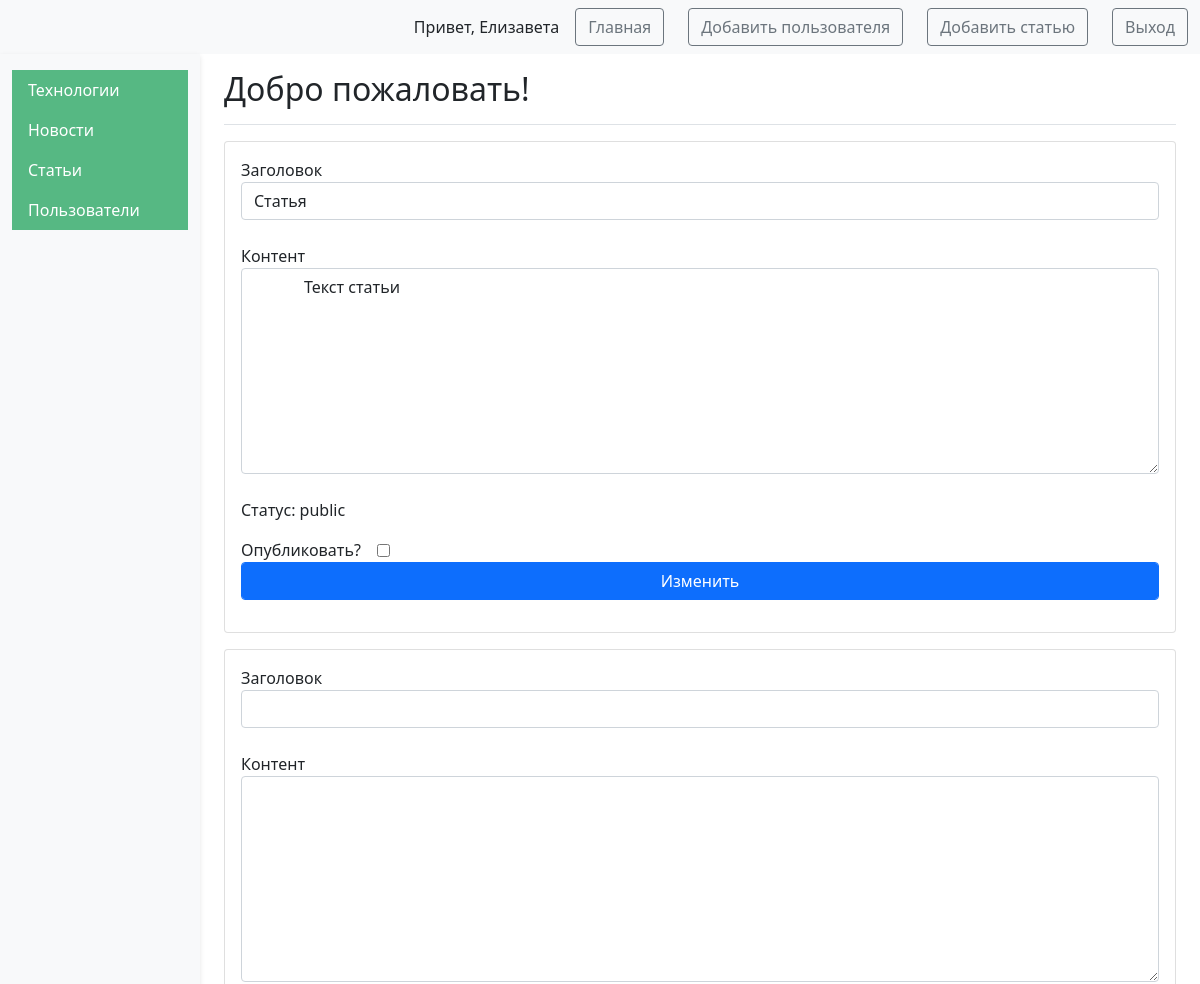
Page /post_admin (signed in, upper part) on the earlier database version.
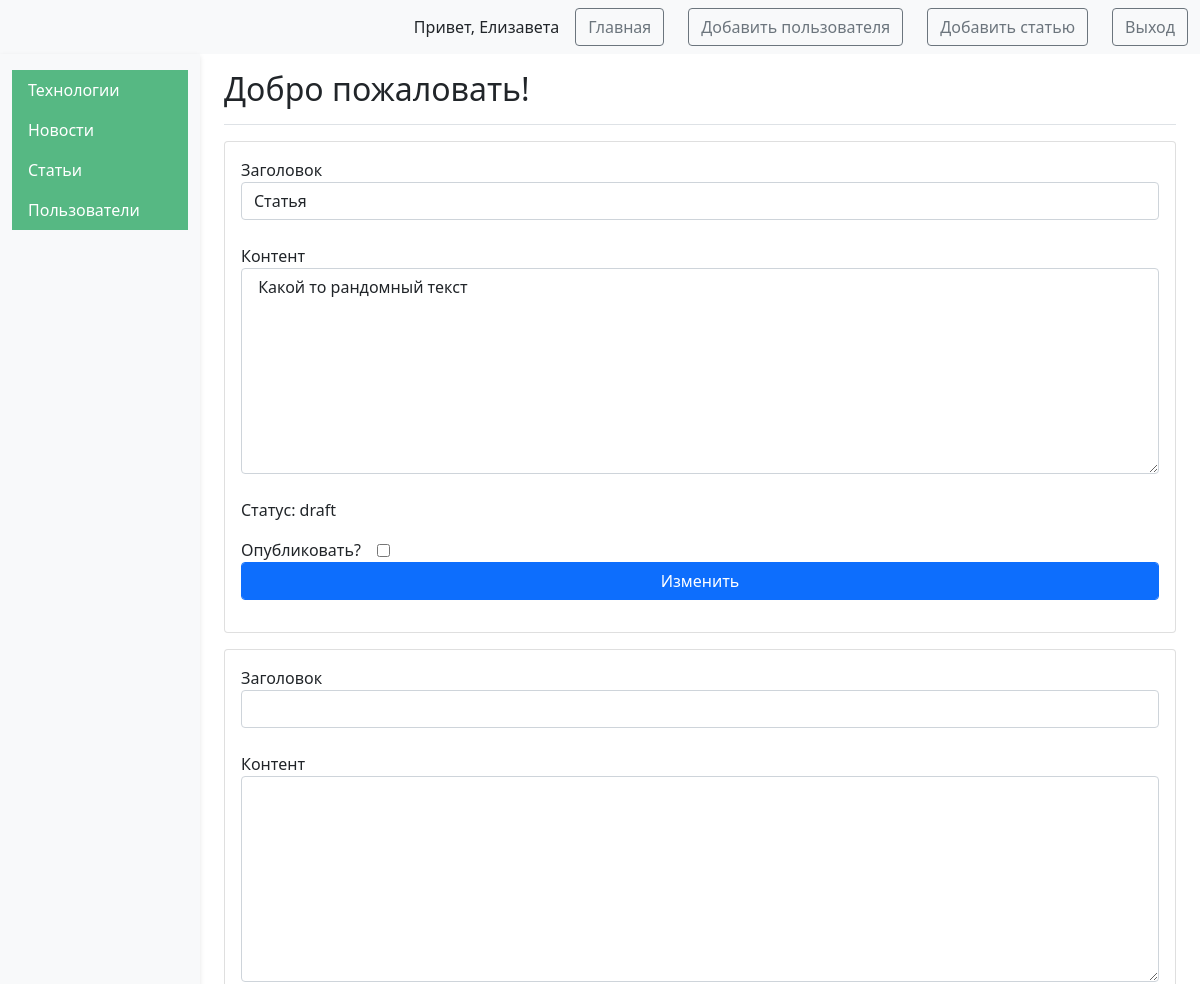
Same page on the later database version.
### tables this page shows
CREATE TABLE users (
    id INTEGER PRIMARY KEY AUTOINCREMENT,
    name TEXT NOT NULL,
    email TEXT NOT NULL,
    psw TEXT NOT NULL,
    is_admin INTEGER NOT NULL
);

CREATE TABLE posts (
    id INTEGER PRIMARY KEY AUTOINCREMENT,
    created TIMESTAMP NOT NULL DEFAULT CURRENT_TIMESTAMP,
    title TEXT NOT NULL,
    content TEXT NOT NULL,
    status TEXT DEFAULT draft,
    author TEXT NOT NULL
);

### app.py (the view, shortened to what this page needs)
@app.route('/post_admin', methods=["POST", "GET"])
@login_required
def post_admin():
    data = None
    if int(current_user.get_admin()) == 1:
        data = dbase.getJSON()
    else:
        data = dbase.getUserPostsJSON(current_user.get_id())
    res = dbase.getAllUsers()
    return render_template(
        "post_admin.html",
        posts=data,
        res=res,
        user_name=current_user.get_name(),
        is_admin=int(current_user.get_admin())
    )

### DataBase.py (called while the page is built)
    def getJSON(self):
        sql = '''SELECT * FROM posts'''
        try:
            self.__cur.execute(sql)
            res = self.__cur.fetchall()
            if res:
                blocks_list = [dict(ix) for ix in res]
                return blocks_list
        except:
            return False
        return []

    def getUser(self, user_id):
        try:
            self.__cur.execute(
                f"SELECT * FROM users WHERE id = {user_id} LIMIT 1")
            res = self.__cur.fetchone()
            if not res:
                print("Пользователь не найден")
                return False
            return res
        except sqlite3.Error as e:
            print("Ошибка получения из БД "+str(e))
        return False

    def getAllUsers(self):
        try:
            self.__cur.execute(f"SELECT * FROM users")
            res = self.__cur.fetchall()
            print(res)
            if res:
                blocks_list = [dict(ix) for ix in res]
                print(blocks_list)
                return blocks_list
        except sqlite3.Error as e:
            print("Ошибка получения данных из БД "+str(e))
        return False

### UserLogin.py (called while the page is built)
    def fromDB(self, user_id, db):
        self.__user = db.getUser(user_id)
        return self

    def get_name(self):
        return str(self.__user['name'])

    def get_admin(self):
        return str(self.__user['is_admin'])

### app.py (called while the page is built)
@app.before_request
def before_request():
    global dbase
    db = get_db()
    dbase = DataBase(db)

@login_manager.user_loader  # Загрузка пользователя
def load_user(user_id):
    return UserLogin().fromDB(user_id, dbase)

def connect_db():
    conn = sqlite3.connect(app.config['DATABASE'])
    conn.row_factory = sqlite3.Row
    return conn

def get_db():
    if not hasattr(g, 'link_db'):
        g.link_db = connect_db()
    return g.link_db

### templates/post_admin.html (shortened to what this page needs)
<!DOCTYPE html>
<html lang="en">
<head>
	<link href="https://cdn.jsdelivr.net/npm/bootstrap@5.1.3/dist/css/bootstrap.min.css" rel="stylesheet">
</head>
<body>
	<nav class="navbar navbar-expand-lg navbar-light bg-light">
		<div class="container-fluid">
			<div class="d-flex align-items-center">
				<span class="me-3">Привет, {{user_name}}</span>
				<a href="{{ url_for('index') }}" class="btn btn-outline-secondary me-4">Главная</a>
				{% if is_admin == 1 %}
				<a class="btn btn-outline-secondary me-4" href="{{url_for('register')}}">Добавить пользователя</a>
				{% endif %}
				<a class="btn btn-outline-secondary me-4" href="{{url_for('addPost')}}">Добавить статью</a>
				<a href="{{ url_for('logout') }}" class="btn btn-outline-secondary">Выход</a>
			</div>
		</div>
	</nav>
	<div class="container-fluid">
		<div class="row">
			{% if is_admin == 1 %}
			<nav id="sidebarMenu" class="col-md-3 col-lg-2 d-md-block bg-light sidebar collapse">
				<div class="position-sticky pt-3">
					<ul class="nav flex-column">
						<li class="nav-item">
							<a class="nav-link active" aria-current="page" href="{{ url_for('tech_admin') }}">
								Технологии
							</a>
							<a class="nav-link active" aria-current="page" href="{{ url_for('news_admin') }}">
								Новости
							</a>
							<a class="nav-link active" aria-current="page" href="{{ url_for('post_admin') }}">
								Статьи
							</a>
							<a class="nav-link active" aria-current="page" href="{{ url_for('get_all_users') }}">
								Пользователи
							</a>
						</li>
					</ul>
				</div>
			</nav>
			{% endif %}
			<main class="col-md-9 ms-sm-auto col-lg-10 px-md-4">
				<div
					class="d-flex justify-content-between flex-wrap flex-md-nowrap align-items-center pt-3 pb-2 mb-3 border-bottom">
					<h1 class="h2">Добро пожаловать!</h1>
				</div>
				{% if posts == () %}
				<h5 class="card-title">Статей пока нету</h5>
				{% else %}
				{% for post in posts %}
				{% if is_admin == 1 %}
				<form action="{{url_for('post_admin')}}" method="post" class="form-contact">
					<div class="card mb-3">
						<div class="card-body">
							<label class="d-flex flex-column">Заголовок<input class="form-control" type="text"
									value="{{ post['title'] }}" name="title"> <br></label>
							<label class="d-flex flex-column">Контент<textarea class="form-control"
									value="{{ post['content'] }}" name="content" rows="8"
									cols="55"> {{ post['content'] }}</textarea> <br></label>
							<p>Статус: {{ post['status'] }}</p>
							<label class="d-flex gap-3 align-items-center">Опубликовать?<input id='testName'
									type='checkbox' value='public' name='status'></label>
							<p><button class="form-control color-primary btn btn-primary"
									type="submit">Изменить</button>
						</div>
					</div>
				</form>
				{% endif %}
				{% endfor %}
				{% endif %}
			</main>
		</div>
	</div>
</body>
</html>

### templates/post_admin.html (style rules this page uses)
#sidebarMenu { min-height: 100vh; box-shadow: 0 2px 5px rgba(0, 0, 0, 0.1); z-index: 1000; }
.sidebar .nav-link { border-radius: 0; color: #333; }
.sidebar .nav-link.active { background-color: #56B883; color: white; }

Differences in the rows shown:
changed posts "Статья": content "Текст статьи" → "Какой то рандомный текст"; status "public" → "draft"
